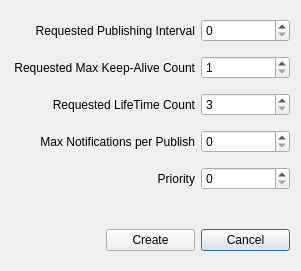
<?xml version="1.0" encoding="UTF-8"?>
<ui version="4.0">
 <class>SubSettingsDialog</class>
 <widget class="QDialog" name="SubSettingsDialog">
  <property name="geometry">
   <rect>
    <x>0</x>
    <y>0</y>
    <width>301</width>
    <height>271</height>
   </rect>
  </property>
  <property name="windowTitle">
   <string>Subscription Settings</string>
  </property>
  <property name="windowIcon">
   <iconset>
    <normaloff>icons/property.svg</normaloff>icons/property.svg</iconset>
  </property>
  <layout class="QGridLayout" name="gridLayout">
   <item row="3" column="0" colspan="2">
    <widget class="QLabel" name="label_4">
     <property name="text">
      <string>Max Notifications per Publish</string>
     </property>
     <property name="alignment">
      <set>Qt::AlignRight|Qt::AlignTrailing|Qt::AlignVCenter</set>
     </property>
    </widget>
   </item>
   <item row="1" column="2">
    <widget class="QSpinBox" name="requestedMaxKeepAliveCount">
     <property name="minimum">
      <number>1</number>
     </property>
     <property name="maximum">
      <number>715827882</number>
     </property>
    </widget>
   </item>
   <item row="0" column="0" colspan="2">
    <widget class="QLabel" name="label">
     <property name="text">
      <string>Requested Publishing Interval</string>
     </property>
     <property name="alignment">
      <set>Qt::AlignRight|Qt::AlignTrailing|Qt::AlignVCenter</set>
     </property>
    </widget>
   </item>
   <item row="2" column="0" colspan="2">
    <widget class="QLabel" name="label_3">
     <property name="text">
      <string>Requested LifeTime Count</string>
     </property>
     <property name="alignment">
      <set>Qt::AlignRight|Qt::AlignTrailing|Qt::AlignVCenter</set>
     </property>
    </widget>
   </item>
   <item row="3" column="2">
    <widget class="QSpinBox" name="maxNotificationsPerPublish">
     <property name="maximum">
      <number>2147483647</number>
     </property>
    </widget>
   </item>
   <item row="2" column="2">
    <widget class="QSpinBox" name="requestedLifeTimeCount">
     <property name="minimum">
      <number>3</number>
     </property>
     <property name="maximum">
      <number>2147483646</number>
     </property>
    </widget>
   </item>
   <item row="5" column="0" colspan="3">
    <spacer name="verticalSpacer">
     <property name="orientation">
      <enum>Qt::Vertical</enum>
     </property>
     <property name="sizeType">
      <enum>QSizePolicy::Fixed</enum>
     </property>
     <property name="sizeHint" stdset="0">
      <size>
       <width>20</width>
       <height>25</height>
      </size>
     </property>
    </spacer>
   </item>
   <item row="1" column="0" colspan="2">
    <widget class="QLabel" name="label_2">
     <property name="text">
      <string>Requested Max Keep-Alive Count</string>
     </property>
     <property name="alignment">
      <set>Qt::AlignRight|Qt::AlignTrailing|Qt::AlignVCenter</set>
     </property>
    </widget>
   </item>
   <item row="0" column="2">
    <widget class="QSpinBox" name="requestedPublishInterval">
     <property name="maximum">
      <number>50000</number>
     </property>
     <property name="singleStep">
      <number>100</number>
     </property>
    </widget>
   </item>
   <item row="4" column="2">
    <widget class="QSpinBox" name="priority">
     <property name="maximum">
      <number>255</number>
     </property>
    </widget>
   </item>
   <item row="4" column="0" colspan="2">
    <widget class="QLabel" name="label_5">
     <property name="text">
      <string>Priority</string>
     </property>
     <property name="alignment">
      <set>Qt::AlignRight|Qt::AlignTrailing|Qt::AlignVCenter</set>
     </property>
    </widget>
   </item>
   <item row="6" column="2">
    <widget class="QPushButton" name="cancelButton">
     <property name="text">
      <string>Cancel</string>
     </property>
    </widget>
   </item>
   <item row="6" column="1">
    <widget class="QPushButton" name="createButton">
     <property name="text">
      <string>Create</string>
     </property>
    </widget>
   </item>
  </layout>
 </widget>
 <layoutdefault spacing="6" margin="11"/>
 <tabstops>
  <tabstop>requestedPublishInterval</tabstop>
  <tabstop>requestedMaxKeepAliveCount</tabstop>
  <tabstop>requestedLifeTimeCount</tabstop>
  <tabstop>maxNotificationsPerPublish</tabstop>
  <tabstop>priority</tabstop>
  <tabstop>createButton</tabstop>
  <tabstop>cancelButton</tabstop>
 </tabstops>
 <resources/>
 <connections/>
</ui>
